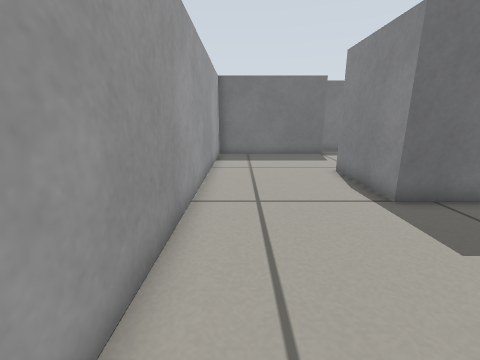
view 1 (above)

16 first-person views from a walk through a world built for the Gazebo simulator. The camera is 0.45 m above the floor, tilts 14° down and sees 90° across. The floor is counted in squares, 0.2 m on a side. Each view is taken from the middle of a square. On the plan, view 1 faces up. The plan holds only what a view shows up to about 16 squares ahead; the rest is blank.

view 2
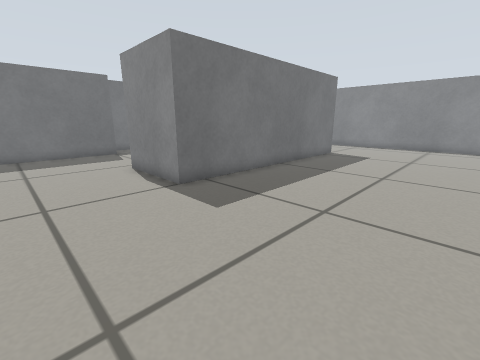

view 3
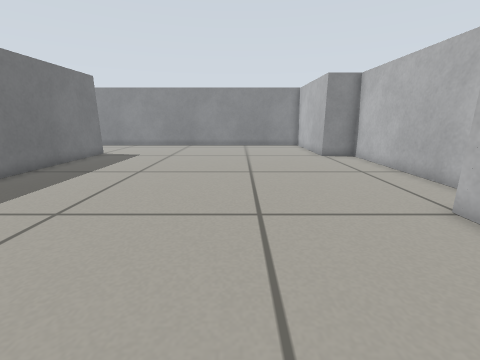

view 4
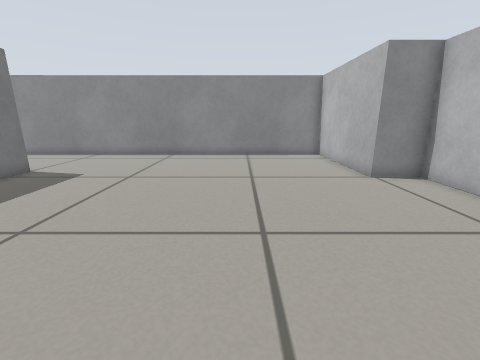

view 5
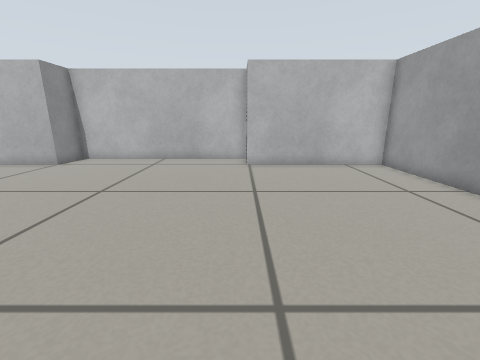

view 6
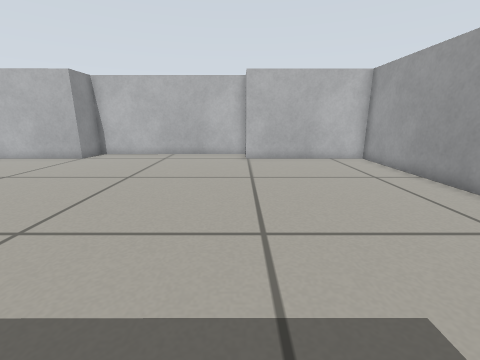

view 7
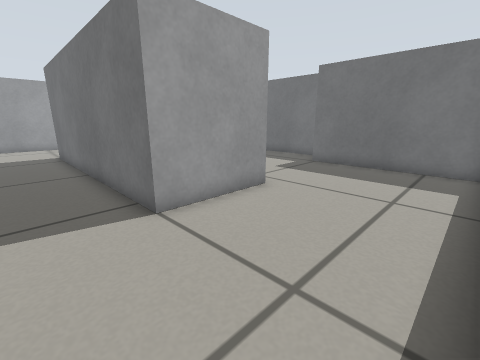

view 8
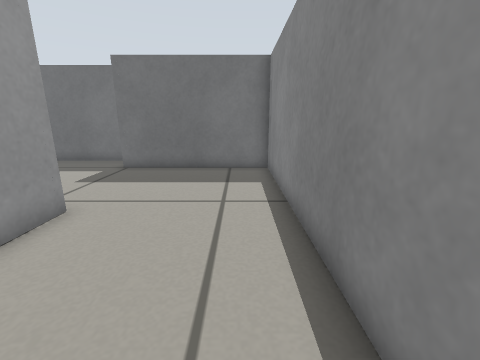

view 9
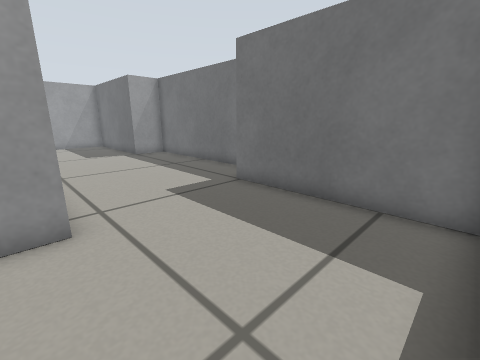

view 10
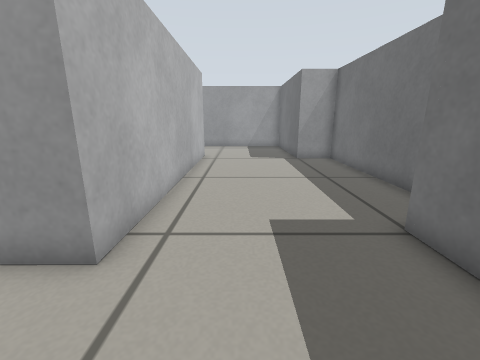

view 11
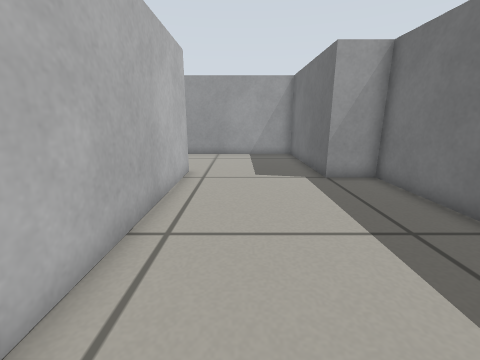

view 12
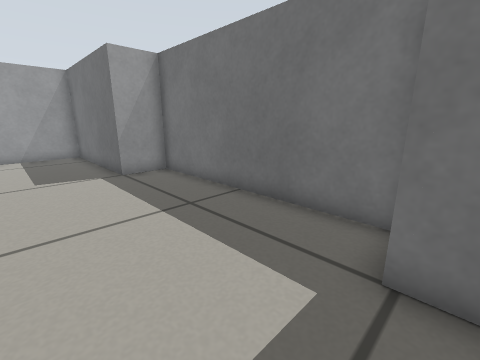

view 13
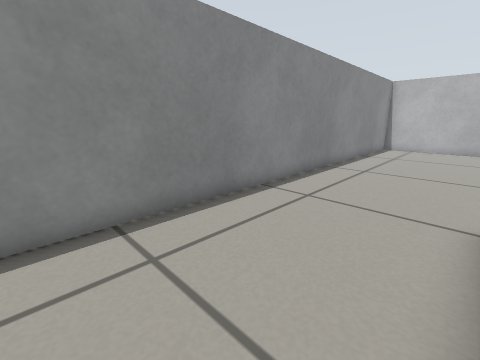

view 14
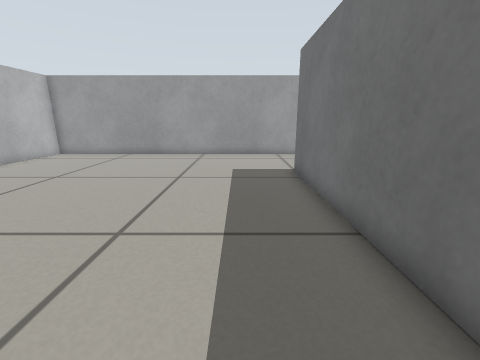

view 15
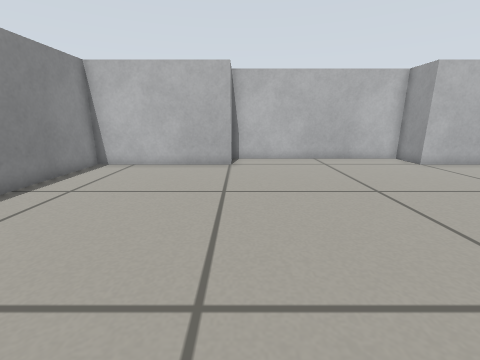

view 16
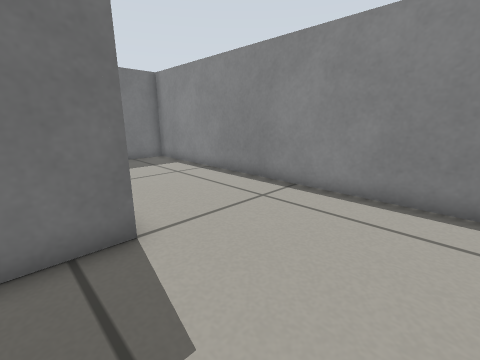

### Floor plan
Points are (right, up) in squares from view 1. A wall is a line through its corners. A room is listed if a view was taken in it or the views show most of it. See-through windows are left out.
Room 1 (views 1, 2, 3, 4, 5, 6, 7, 8, 9, 10, 13, 14, 15, 16)
walls: (16.6, 10.7) (16.6, 6.5) (4.4, 6.4) (4.4, 10.7); (4.4, 16.5) (-1.4, 16.4) (-1.4, -8.3) (5.6, -8.3) (5.6, -10.3) (15.5, -10.3) (15.5, -8.3) (22.4, -8.3) (22.3, 16.5) (16.6, 16.5)
ways out: opening at (5, 14) to room 2; opening at (16, 14) to room 2
Room 2 (views 11, 12)
walls: (15.1, 18.5) (5.6, 18.5) (5.6, 16.5) (4.4, 16.5); (16.6, 16.5) (15.3, 16.5); (4.4, 10.7) (16.6, 10.7)
ways out: opening at (5, 14) to room 1; opening at (16, 14) to room 1

Where each view was taken, in squares from view 1:
view 1: 0 up, 0 right, facing up
view 2: 1 down, 0 right, facing up-right
view 3: 3 down, 0 right, facing right
view 4: 3 down, 6 right, facing right
view 5: 4 up, 6 right, facing down
view 6: 6 up, 6 right, facing down
view 7: 4 up, 22 right, facing up-left
view 8: 5 up, 21 right, facing up
view 9: 10 up, 22 right, facing up-left
view 10: 13 up, 20 right, facing left
view 11: 13 up, 15 right, facing left
view 12: 13 up, 16 right, facing up-left
view 13: 13 up, 17 right, facing down-right
view 14: 4 up, 15 right, facing left
view 15: 4 up, 15 right, facing down
view 16: 2 up, 15 right, facing up-right
